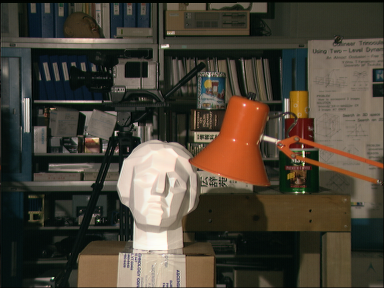
#> input picture python/left.png, 384 x 288 px
$ python BeliefPropagation3.py
#> lines starting #> are read from the running program, lines starting #| are printed output that depends on the picture
# Stereo Matching using Belief Propagation (with Synchronous message update schedule) - a different aproach
# Computes a disparity map from a rectified stereo pair using Belief Propagation

import numpy as np
import cv2 as cv
import matplotlib.pyplot as plt

MAX_INT = 2147483647

# Set parameters
dispLevels = 16 #disparity range: 0 to dispLevels-1
iterations = 60
lambda_ = 5 #weight of smoothness cost

# Define data cost computation
dataCostComputation = lambda differences: np.absolute(differences) #absolute differences
#dataCostComputation = lambda differences: differences**2 #square differences

# Predefined smoothness cost computation: lambda_*np.minimum(np.absolute(differences),2)

# Load left and right images in grayscale
leftImg = cv.imread("left.png",cv.IMREAD_GRAYSCALE)
#> leftImg: shape (288, 384); min 0, max 253, mean 67.8
rightImg = cv.imread("right.png",cv.IMREAD_GRAYSCALE)
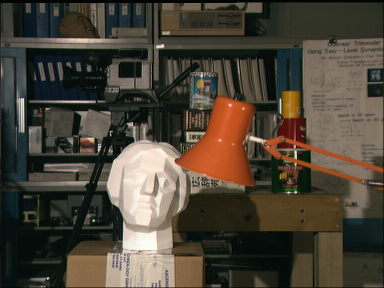
#> input picture python/right.png, 384 x 288 px
#> rightImg: shape (288, 384); min 0, max 253, mean 68.2

# Apply a Gaussian filter
leftImg = cv.GaussianBlur(leftImg,(5,5),0.6)
rightImg = cv.GaussianBlur(rightImg,(5,5),0.6)

# Get the size
(rows,cols) = leftImg.shape
#> rows = 288; cols = 384

# Compute pixel-based matching cost (data cost)
rightImgExpanded = np.zeros((rows,cols+dispLevels-1),dtype=np.int32)
rightImgExpanded[:,dispLevels-1:] = rightImg
dataCost = np.zeros((rows,cols,dispLevels),dtype=np.int32)
for d in range(dispLevels):
    rightImgShifted = rightImgExpanded[:,dispLevels-1-d:cols+dispLevels-1-d]
    dataCost[:,:,d] = dataCostComputation(leftImg-rightImgShifted)
#> this loop made 16 passes
#> pass 3, `rightImgShifted = rightImgExpanded[:,dispLevels-1-d:cols+dispLevels-1-d]`:
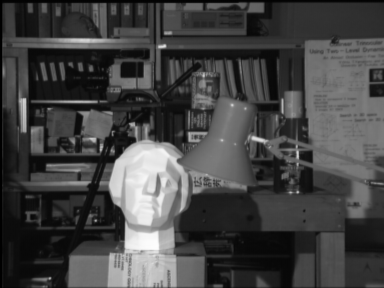
#> rightImgShifted: shape (288, 384) int32; min 0, max 253, mean 68

# Initialize messages
msgFromUp = np.zeros((rows,cols,dispLevels),dtype=np.int32)
msgFromDown = np.zeros((rows,cols,dispLevels),dtype=np.int32)
msgFromRight = np.zeros((rows,cols,dispLevels),dtype=np.int32)
msgFromLeft = np.zeros((rows,cols,dispLevels),dtype=np.int32)

msgToUp1 = MAX_INT*np.ones((rows,cols,dispLevels+2),dtype=np.int32)
msgToDown1 = MAX_INT*np.ones((rows,cols,dispLevels+2),dtype=np.int32)
msgToRight1 = MAX_INT*np.ones((rows,cols,dispLevels+2),dtype=np.int32)
msgToLeft1 = MAX_INT*np.ones((rows,cols,dispLevels+2),dtype=np.int32)

msgToUp2 = np.zeros((rows,cols,dispLevels),dtype=np.int32)
msgToDown2 = np.zeros((rows,cols,dispLevels),dtype=np.int32)
msgToRight2 = np.zeros((rows,cols,dispLevels),dtype=np.int32)
msgToLeft2 = np.zeros((rows,cols,dispLevels),dtype=np.int32)

costs = np.zeros((rows,cols,3),dtype=np.int32)
energy = np.zeros(iterations,dtype=np.int32)

# Start iterations
for it in range(iterations):

    # Compute messages - Step 1
    msgToUp1[:,:,1:dispLevels+1] = dataCost + msgFromDown + msgFromRight + msgFromLeft
    msgToDown1[:,:,1:dispLevels+1] = dataCost + msgFromUp + msgFromRight + msgFromLeft
    msgToRight1[:,:,1:dispLevels+1] = dataCost + msgFromUp + msgFromDown + msgFromLeft
    msgToLeft1[:,:,1:dispLevels+1] = dataCost + msgFromUp + msgFromDown + msgFromRight

    # Find minimum costs
    minMsgToUp = np.amin(msgToUp1,axis=2)
    minMsgToDown = np.amin(msgToDown1,axis=2)
    minMsgToRight = np.amin(msgToRight1,axis=2)
    minMsgToLeft = np.amin(msgToLeft1,axis=2)

    # Compute messages - Step 2
    for i in range(dispLevels):
        # Messages to up
        costs[:,:,0] = msgToUp1[:,:,i+1]
        costs[:,:,1] = np.minimum(msgToUp1[:,:,i],msgToUp1[:,:,i+2])+lambda_
        costs[:,:,2] = minMsgToUp+2*lambda_
        msgToUp2[:,:,i] = np.amin(costs,axis=2)-minMsgToUp

        # Messages to down
        costs[:,:,0] = msgToDown1[:,:,i+1]
        costs[:,:,1] = np.minimum(msgToDown1[:,:,i],msgToDown1[:,:,i+2])+lambda_
        costs[:,:,2] = minMsgToDown+2*lambda_
        msgToDown2[:,:,i] = np.amin(costs,axis=2)-minMsgToDown

        # Messages to right
        costs[:,:,0] = msgToRight1[:,:,i+1]
        costs[:,:,1] = np.minimum(msgToRight1[:,:,i],msgToRight1[:,:,i+2])+lambda_
        costs[:,:,2] = minMsgToRight+2*lambda_
        msgToRight2[:,:,i] = np.amin(costs,axis=2)-minMsgToRight

        # Messages to left
        costs[:,:,0] = msgToLeft1[:,:,i+1]
        costs[:,:,1] = np.minimum(msgToLeft1[:,:,i],msgToLeft1[:,:,i+2])+lambda_
        costs[:,:,2] = minMsgToLeft+2*lambda_
        msgToLeft2[:,:,i] = np.amin(costs,axis=2)-minMsgToLeft

    # Send messages
    msgFromDown[0:rows-1,:,:] = msgToUp2[1:rows,:,:] #shift up
    msgFromUp[1:rows,:,:] = msgToDown2[0:rows-1,:,:] #shift down
    msgFromLeft[:,1:cols,:] = msgToRight2[:,0:cols-1,:] #shift right
    msgFromRight[:,0:cols-1,:] = msgToLeft2[:,1:cols,:] #shift left

    # Compute belief
    #belief = dataCost + msgFromUp + msgFromDown + msgFromRight + msgFromLeft #standard belief computation
    belief = msgFromUp + msgFromDown + msgFromRight + msgFromLeft #without dataCost (larger energy but better results)

    # Compute the disparity map
    dispMap = np.argmin(belief,axis=2)

    # Compute energy
    dataEnergy = np.sum(dataCost[np.arange(rows)[:,np.newaxis],np.arange(cols)[np.newaxis,:],dispMap])
    smoothnessEnergyHorizontal = np.sum(lambda_*np.minimum(np.absolute(np.diff(dispMap,n=1,axis=1)),2))
    smoothnessEnergyVertical = np.sum(lambda_*np.minimum(np.absolute(np.diff(dispMap,n=1,axis=0)),2))
    energy[it] = dataEnergy+smoothnessEnergyHorizontal+smoothnessEnergyVertical

    # Normalize the disparity map for display
    scaleFactor = 256/dispLevels
    dispImg = (dispMap*scaleFactor).astype(np.uint8)

    # Show disparity map
    plt.cla()
    plt.imshow(dispImg,cmap="gray")
    plt.show(block=False)
    plt.pause(0.01)

    # Show energy and iteration
    print("iteration: {0}/{1}, energy: {2}".format(it+1,iterations,energy[it]))
#> this loop made 60 passes
#> dataEnergy on passes 1 to 12: 177663, 189991, 190198, 188514, 191802, 192044, 193947, 193827, 195060, 194758, 195411, 195534
#> pass 1, `plt.show(block=False)`:
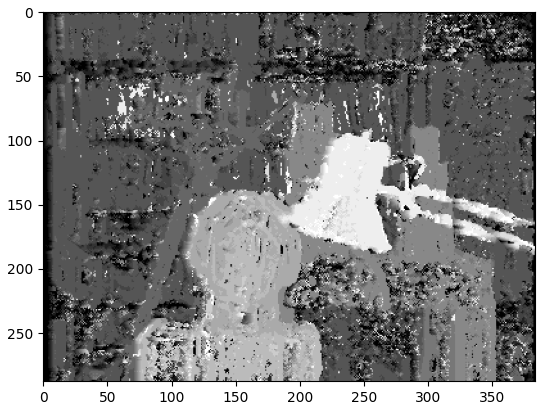
#> figure drawn by matplotlib, 1 panel
#> after the loop:
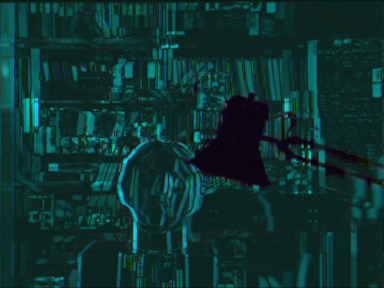
#> costs: shape (288, 384, 3) int32; mean of channels 0, 1, 2 47.5, 50.3, 12.6; drawn as B, G, R
#> after the loop:
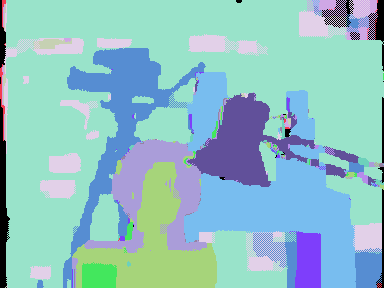
#> dispMap: shape (288, 384) int64; 16 distinct labels, from 0 to 15; one colour per label, 0 black
#> after the loop, energy = 60 values, max 877968 at index 0, min 319841 at index 37, mean 351728.1

# Show convergence graph
plt.figure()
plt.plot(np.arange(1,iterations+1),energy,marker="o")
plt.xlabel("Iterations")
plt.ylabel("Energy")
plt.show(block=False)
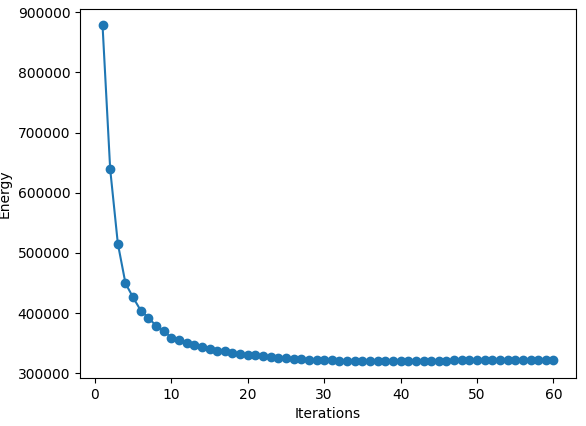
#> figure drawn by matplotlib, 1 panel; curve peaks at x = 1, y = 877968
plt.pause(0.01)

# Save disparity map
cv.imwrite("disparity.png",dispImg)
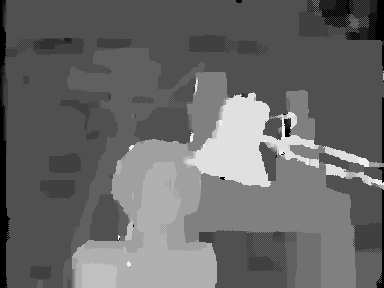
#> saved as disparity.png: shape (288, 384); min 0, max 240, mean 104.2

plt.show()
